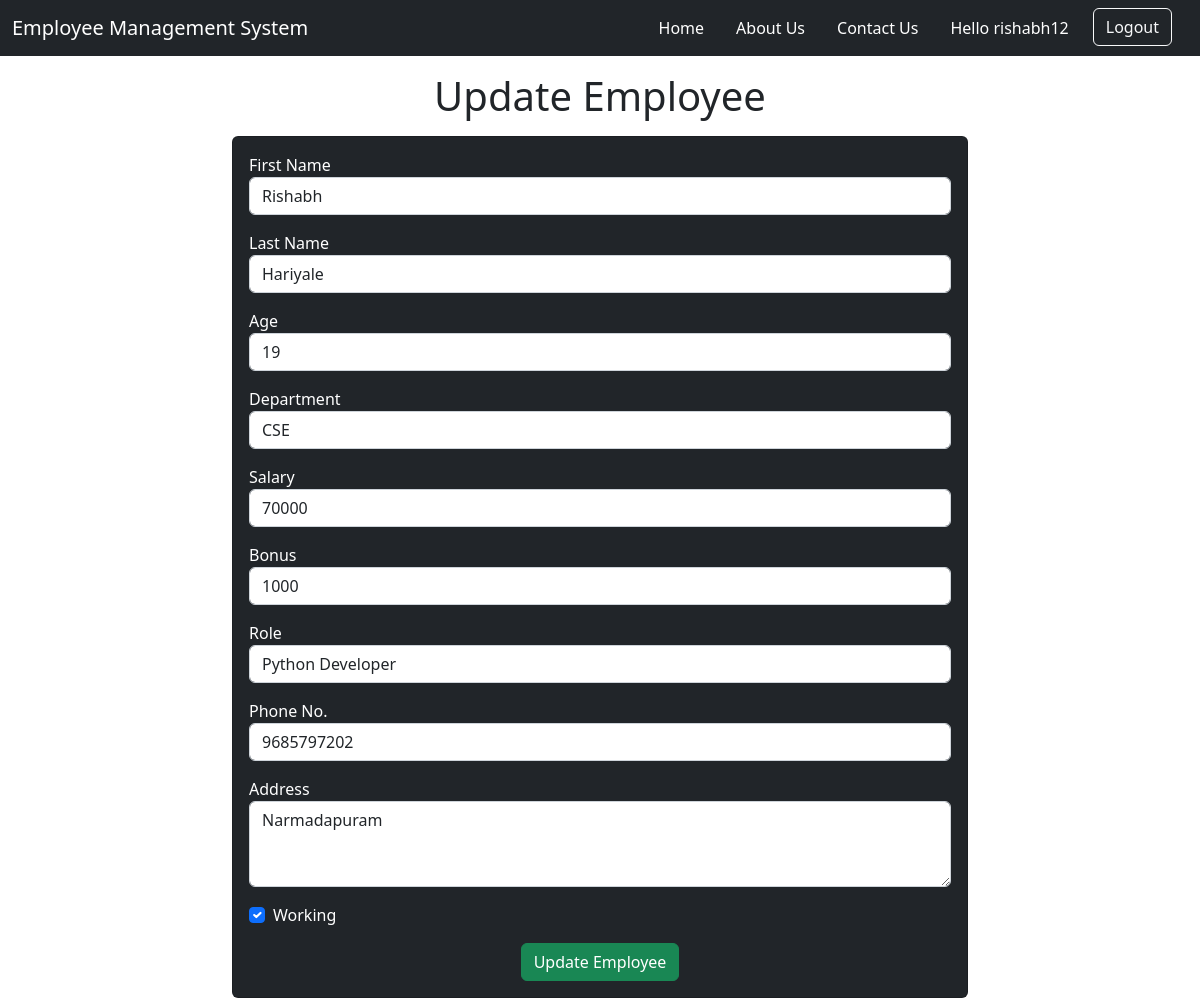
/update_emp/21 (signed in), run on the app's committed database.
### emp/models.py (models this page shows, shortened)
class Employee1(models.Model):
    emp_first_name = models.CharField(max_length = 200 , null = False )
    emp_last_name = models.CharField(max_length = 200 ,null = False )
    emp_age = models.IntegerField(max_length = 3)
    emp_department = models.CharField(max_length = 100 , null = False)
    emp_salary = models.IntegerField(max_length = 10 , default = 0)
    emp_bonus = models.IntegerField(max_length = 10 ,default = 0)
    emp_role = models.CharField(max_length = 100 , null = False)
    emp_phone = models.IntegerField(max_length = 10 , default = 0)
    emp_address = models.CharField(max_length = 200 ,null = False)
    emp_working = models.BooleanField(default= True)

### emp/views.py (the view)
# urls.py: path("update_emp/<int:emp_id>" , views.update_emp, name='update_emp'),
def update_emp(request , emp_id):
    emps = Employee1.objects.get(pk = emp_id)
    return render(request , "update_emp.html" ,{"emps": emps})

### emp/templates/update_emp.html (shortened to what this page needs)
<!doctype html>
<html lang="en">
  <head>
    <link href="https://cdn.jsdelivr.net/npm/bootstrap@5.2.2/dist/css/bootstrap.min.css" rel="stylesheet">
  </head>
  <body>
    {% include "navbar.html" %}
    <h1 class ="text-center my-3">Update Employee</h1>
    <div class="container">
      <div class="row">
        <div class="col-md-8 offset-md-2">
          <div class="card bg-dark text-white">
            <div class="card-body">
              <form action="/doUpdate_emp/{{emps.id}}" method = "POST">
                <div class="mb-3">
                  <label for="first_name"> First Name</label>
                  <input id ="first_name"  name="emp_first_name" value = "{{emps.emp_first_name}}" type="text" class = "form-control" placeholder = "Enter Employee First Name">
                </div>
                <div class="mb-3">
                    <label for="last_name"> Last Name</label>
                    <input id ="last_name" name="emp_last_name" value = "{{emps.emp_last_name}}" type="text" class = "form-control" placeholder = "Enter Employee Last Name">
                  </div>
                <div class="mb-3">
                  <label for="Age"> Age</label>
                  <input id ="Age" name="emp_age" type="number"  value = "{{emps.emp_age}}" class = "form-control" placeholder = "Enter Employee Age">
                </div>
                <div class="mb-3">
                  <label for="department"> Department</label>
                  <input id ="department" name="emp_department" value = "{{emps.emp_department}}" type="text" class = "form-control" placeholder = "Enter Employee Department">
                </div>
                <div class="mb-3">
                  <label for="Salary"> Salary</label>
                  <input id ="Salary" name="emp_salary" value = "{{emps.emp_salary}}" type="number" class = "form-control" placeholder = "Enter Employee Salary">
                </div>
                <div class="mb-3">
                    <label for="bonus"> Bonus</label>
                    <input id ="bonus" name="emp_bonus" value = "{{emps.emp_bonus}}" type="number" class = "form-control" placeholder = "Enter Employee Bonus">
                </div>
                <div class="mb-3">
                    <label for="role"> Role</label>
                    <input id ="role" name="emp_role" value = "{{emps.emp_role}}" type="text" class = "form-control" placeholder = "Enter Employee Role">
                </div>
                <div class="mb-3">
                    <label for="phone"> Phone No. </label>
                    <input id ="phone" name="emp_phone" value = "{{emps.emp_phone}}" type="number" class = "form-control" placeholder = "Enter Employee Phone No. ">
                  </div>
                <div class="mb-3">
                  <label for="Address">Address</label>
                  <textarea id="Address" name="emp_address" cols="30" rows="3" class = "form-control" placeholder = "Enter Employee Address">{{emps.emp_address}}</textarea>
                </div>
                <div class="mb-3 form-check">
                  <label for="Working">Working</label>
                  <input {% if emps.emp_working %}checked{% endif %} type="checkbox" name="emp_working" id="Working" class = "form-check-input">
                </div>
                <div class="container text-center">
                  <button class="btn btn-success">Update Employee</button>
                </div>
              </form>
            </div>
          </div>
        </div>
      </div>
    </div>
  </body>
</html>

### emp/templates/navbar.html (shortened to what this page needs)
<nav class="navbar navbar-expand-lg navbar-dark bg-dark">
  <div class="container-fluid">
    <a class="navbar-brand" href="/ ">Employee Management System</a>
    <div class="collapse navbar-collapse" id="navbarNavDropdown">
      <ul class="navbar-nav p-s-2 ms-auto">
        <li class="nav-item me-3">
          <a class="nav-link active" aria-current="page" href="/">Home</a>
        </li>
        <li class="nav-item me-3">
          <a class="nav-link active" aria-current="page" href="#">About Us</a>
        </li>
        <li class="nav-item me-3">
          <a class="nav-link active" aria-current="page" href="#">Contact Us</a>
        </li>
        {%if user.is_authenticated %}
        <li class="nav-item me-3">
          <a class="nav-link active" aria-current="page" href="#">Hello {{user.username}}</a>
        </li>
        <li class="nav-item me-3">
          <a href="accounts/logout/" button type="button" class="btn btn-outline-light">Logout</button></a>
        </li>
        {% else %}
        <li class="nav-item me-3">
          <a href="accounts/login/" button type="button" class="btn btn-outline-light">Login</button></a>
        </li>
        {% endif %}
      </ul>
    </div>
  </div>
</nav>

### data on the page
Employee1: emp_first_name "Rishabh", emp_last_name "Hariyale", emp_age "19", emp_department "CSE", emp_salary "70000", emp_bonus "1000", emp_role "Python Developer", emp_phone "9685797202", emp_address "Narmadapuram", emp_working "☑"

### other printed values
{{ user.username }} "rishabh12"
